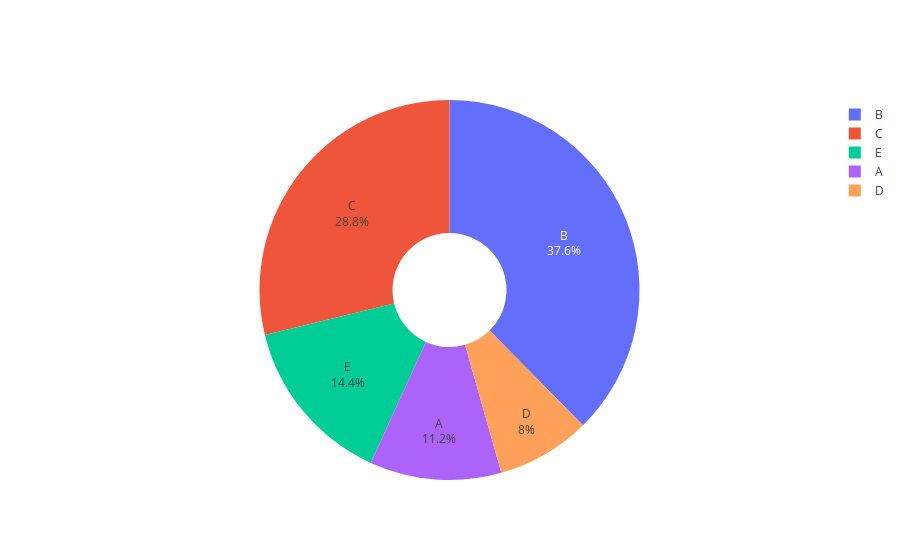

The code cell stored with this chart in its notebook:
### Code cell
labels = ['A', 'B', 'C', 'D', 'E']
values = np.random.randint(1, 100, size=len(labels))
fig = go.Figure(data=[go.Pie(labels=labels, values=values, hole=.3, textinfo='label+percent')])
fig.show()

### Figure 1 — Plotly figure (JSON) as saved in the notebook; plotly's stock layout.template omitted (floating-point values rounded to 4 significant figures)
{"data": [{"hole": 0.3, "labels": ["A", "B", "C", "D", "E"], "textinfo": "label+percent", "type": "pie", "values": [28, 94, 72, 20, 36]}], "layout": {}}
